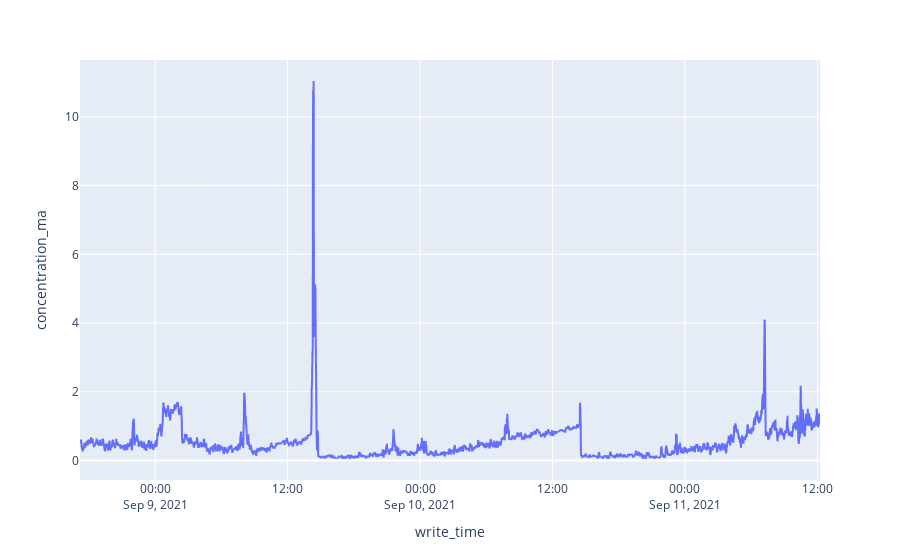

The notebook cell saved with this chart:
### Code cell
fig = px.line(df, x='write_time', y="concentration_ma")
fig.show()

### Figure 1 — Plotly figure (JSON) as saved in the notebook; plotly's stock layout.template omitted (floating-point values rounded to 4 significant figures; data arrays with more than 128 entries replaced by an {"elided": "..."} marker saying what was removed)
{"data": [{"hovertemplate": "write_time=%{x}<br>concentration_ma=%{y}<extra></extra>", "legendgroup": "", "line": {"color": "#636efa", "dash": "solid"}, "marker": {"symbol": "circle"}, "mode": "lines", "name": "", "showlegend": false, "type": "scattergl", "x": {"elided": "8047 str values"}, "xaxis": "x", "y": {"elided": "8047 float values"}, "yaxis": "y"}], "layout": {"legend": {"tracegroupgap": 0}, "margin": {"t": 60}, "xaxis": {"anchor": "y", "domain": [0, 1], "title": {"text": "write_time"}}, "yaxis": {"anchor": "x", "domain": [0, 1], "title": {"text": "concentration_ma"}}}}
